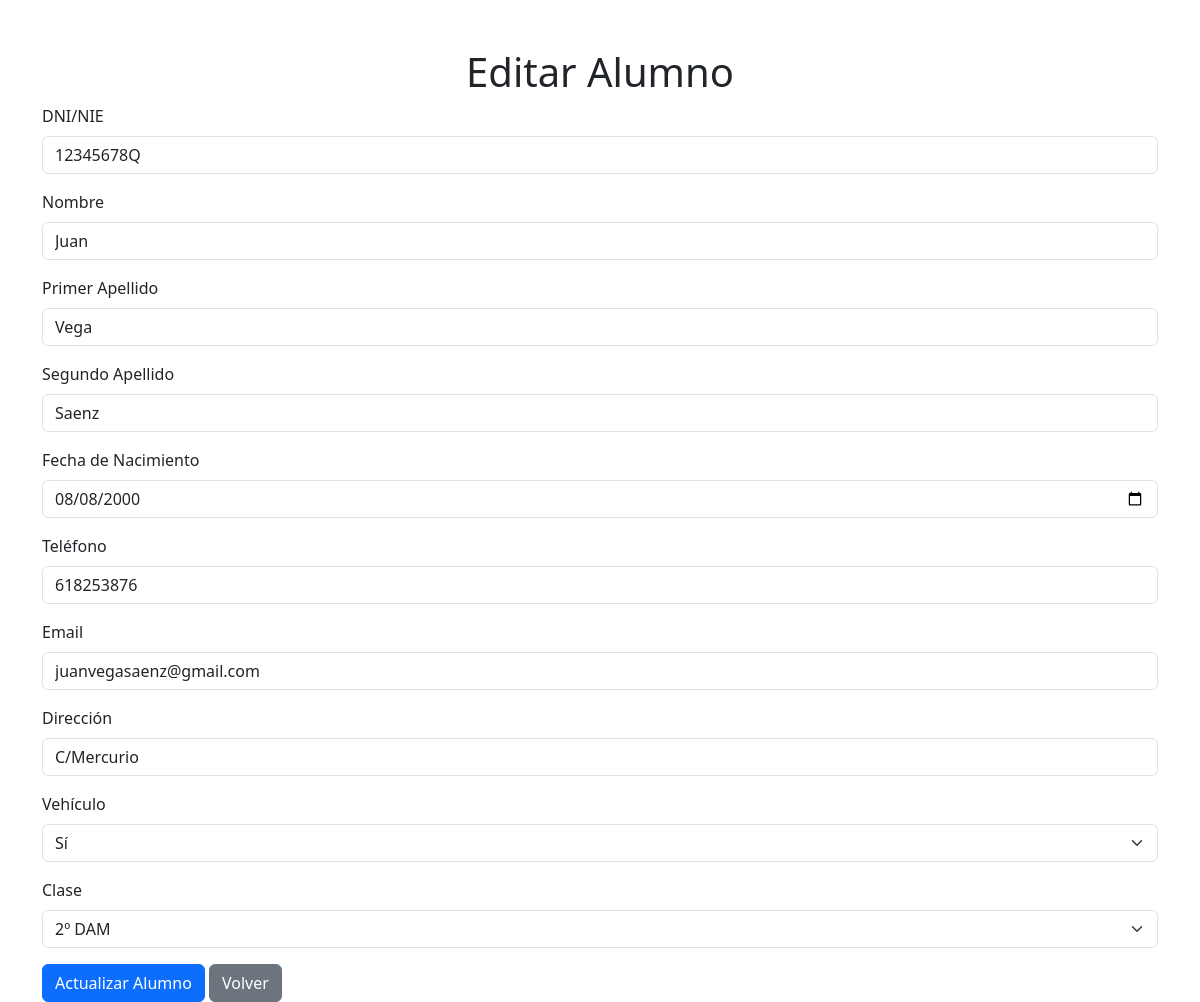
The page /code/gestionAlumno.php?dni_nie=12345678Q on the database its author committed.
### tables this page shows
CREATE TABLE alumnos (
	dni_nie char(9) PRIMARY KEY,
	nombre VARCHAR(100) not null,
	apellido1 VARCHAR(100) not null,
	apellido2 VARCHAR(100),
	fecha_nacimiento DATE,
	telefono VARCHAR(50),
	email VARCHAR(255),
	direccion VARCHAR(255),
	vehiculo ENUM('Si','No'),
	clase enum('2º DAM', '1º DAM', '2º SMR', '1º SMR'),
	dni_tutor CHAR(9),
	id_empresa int UNSIGNED,
	FOREIGN KEY (id_empresa) REFERENCES empresas(id),
	FOREIGN KEY (dni_tutor) REFERENCES profesores(dni_nie) ON UPDATE CASCADE
);

### code/gestionAlumno.php (the view, shortened to what this page needs)
<?php
require 'conexion.php';
$editing = false;
$alumno = null;
if (isset($_GET['dni_nie'])) {
    $editing = true;
    $dni_nie = $_GET['dni_nie'];
    $query = "SELECT * FROM alumnos WHERE dni_nie = ?";
    $stmt = $mysqli->prepare($query);
    $stmt->bind_param("s", $dni_nie);
    $stmt->execute();
    $result = $stmt->get_result();
    $alumno = $result->fetch_assoc();
}
?>
<!DOCTYPE html>
<html lang="es">
<head>
    <link rel="stylesheet" href="https://cdn.jsdelivr.net/npm/bootstrap@5.3.0/dist/css/bootstrap.min.css">
</head>
<body>
    <div class="container mt-5">
        <h1 class="text-center"><?php echo $editing ? 'Editar' : 'Crear'; ?> Alumno</h1>
        <form method="POST" action="">
            <div class="mb-3">
                <label for="dni_nie" class="form-label">DNI/NIE</label>
                <input type="text" class="form-control" id="dni_nie" name="dni_nie" maxlength="9" value="<?php echo $editing ? htmlspecialchars($alumno['dni_nie']) : ''; ?>" required>
            </div>
            <div class="mb-3">
                <label for="nombre" class="form-label">Nombre</label>
                <input type="text" class="form-control" id="nombre" name="nombre" value="<?php echo $editing ? htmlspecialchars($alumno['nombre']) : ''; ?>" required>
            </div>
            <div class="mb-3">
                <label for="apellido1" class="form-label">Primer Apellido</label>
                <input type="text" class="form-control" id="apellido1" name="apellido1" value="<?php echo $editing ? htmlspecialchars($alumno['apellido1']) : ''; ?>" required>
            </div>
            <div class="mb-3">
                <label for="apellido2" class="form-label">Segundo Apellido</label>
                <input type="text" class="form-control" id="apellido2" name="apellido2" value="<?php echo $editing ? htmlspecialchars($alumno['apellido2']) : ''; ?>">
            </div>
            <div class="mb-3">
                <label for="fecha_nacimiento" class="form-label">Fecha de Nacimiento</label>
                <input type="date" class="form-control" id="fecha_nacimiento" name="fecha_nacimiento" value="<?php echo $editing ? htmlspecialchars($alumno['fecha_nacimiento']) : ''; ?>">
            </div>
            <div class="mb-3">
                <label for="telefono" class="form-label">Teléfono</label>
                <input type="tel" class="form-control" id="telefono" name="telefono" value="<?php echo $editing ? htmlspecialchars($alumno['telefono']) : ''; ?>">
            </div>
            <div class="mb-3">
                <label for="email" class="form-label">Email</label>
                <input type="email" class="form-control" id="email" name="email" value="<?php echo $editing ? htmlspecialchars($alumno['email']) : ''; ?>">
            </div>
            <div class="mb-3">
                <label for="direccion" class="form-label">Dirección</label>
                <input type="text" class="form-control" id="direccion" name="direccion" value="<?php echo $editing ? htmlspecialchars($alumno['direccion']) : ''; ?>">
            </div>
            <div class="mb-3">
                <label for="vehiculo" class="form-label">Vehículo</label>
                <select class="form-select" id="vehiculo" name="vehiculo">
                    <option value="Si" <?php echo ($editing && $alumno['vehiculo'] == 'Si') ? 'selected' : ''; ?>>Sí</option>
                </select>
            </div>
            <div class="mb-3">
                <label for="clase" class="form-label">Clase</label>
                <select class="form-select" id="clase" name="clase" required>
                    <option value="2º DAM" <?php echo ($editing && $alumno['clase'] == '2º DAM') ? 'selected' : ''; ?>>2º DAM</option>
                </select>
            </div>
            <button type="submit" class="btn btn-primary"><?php echo $editing ? 'Actualizar' : 'Crear'; ?> Alumno</button>
            <a href="alumnos.php" class="btn btn-secondary">Volver</a>
        </form>
    </div>
</body>
</html>

### rows shown on the page
alumnos: dni_nie "12345678Q", nombre "Juan", apellido1 "Vega", apellido2 "Saenz", fecha_nacimiento "08/08/2000", telefono "618253876", email "juanvegasaenz@gmail.com", direccion "C/Mercurio", vehiculo "Sí", clase "2º DAM"
